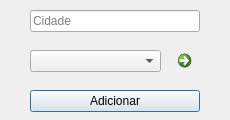
<?xml version="1.0" encoding="UTF-8"?>
<ui version="4.0">
 <class>CadastroCidade</class>
 <widget class="QDialog" name="CadastroCidade">
  <property name="geometry">
   <rect>
    <x>0</x>
    <y>0</y>
    <width>230</width>
    <height>120</height>
   </rect>
  </property>
  <property name="windowTitle">
   <string>Cadastrar Cidade</string>
  </property>
  <widget class="QLineEdit" name="lineAddCidade">
   <property name="geometry">
    <rect>
     <x>30</x>
     <y>10</y>
     <width>170</width>
     <height>22</height>
    </rect>
   </property>
   <property name="focusPolicy">
    <enum>Qt::ClickFocus</enum>
   </property>
   <property name="placeholderText">
    <string>Cidade</string>
   </property>
  </widget>
  <widget class="QPushButton" name="btnAddCidade">
   <property name="geometry">
    <rect>
     <x>30</x>
     <y>90</y>
     <width>170</width>
     <height>22</height>
    </rect>
   </property>
   <property name="text">
    <string>Adicionar</string>
   </property>
  </widget>
  <widget class="QComboBox" name="cBoxAddEstado">
   <property name="geometry">
    <rect>
     <x>30</x>
     <y>50</y>
     <width>131</width>
     <height>22</height>
    </rect>
   </property>
  </widget>
  <widget class="QCommandLinkButton" name="cmdAddEstado">
   <property name="geometry">
    <rect>
     <x>170</x>
     <y>43</y>
     <width>30</width>
     <height>35</height>
    </rect>
   </property>
   <property name="text">
    <string/>
   </property>
  </widget>
 </widget>
 <resources/>
 <connections>
  <connection>
   <sender>btnAddCidade</sender>
   <signal>clicked()</signal>
   <receiver>CadastroCidade</receiver>
   <slot>close()</slot>
   <hints>
    <hint type="sourcelabel">
     <x>128</x>
     <y>100</y>
    </hint>
    <hint type="destinationlabel">
     <x>219</x>
     <y>81</y>
    </hint>
   </hints>
  </connection>
 </connections>
</ui>
